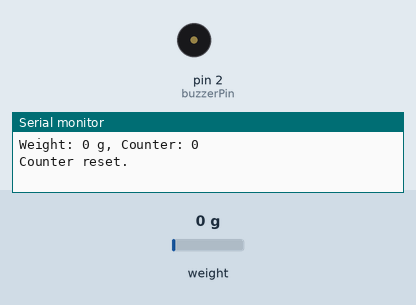
Simulated run of this sketch. Board: Arduino Uno, built with avr-gcc and run on an emulated ATmega328P. On the bench: buzzer (waves = sounding), the last lines printed to the serial monitor. The inputs (shaded band) are chosen by the test bench; at power-on: weight on the scale 0 g. The modem accepts every AT command (registered, SIM ready, sends succeed) and sends nothing else.

Above: at 10.2 s.
10.3 s: weight on the scale set to 3 g
11.8 s: weight on the scale set to 100 g
At 24.88 s:
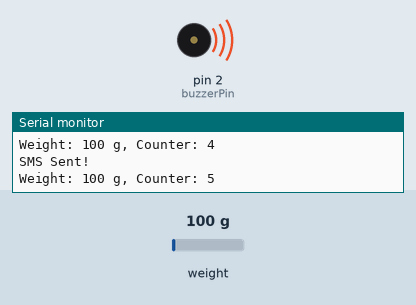
Timing chart, 0 to 26.4 s (numbered marks = the images above; inputs shaded):
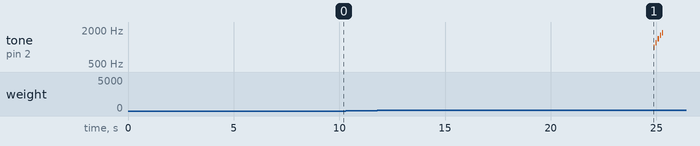

Measured:
- by itself, tone on pin 2 (buzzerPin): plays 1000 Hz for 0.05 s, 1200 Hz for 0.05 s, 1400 Hz for 0.05 s, 1600 Hz for 0.05 s, 1800 Hz for 0.05 s

The sketch:

saline.ino
```cpp
#include <HX711.h>
#include <SoftwareSerial.h>

HX711 scale;
const int buzzerPin = 2;


SoftwareSerial serialSIM800(9, 8);

int a = 0;
int b = 0;

void setup() {
  Serial.begin(9600);
  scale.begin(A1, A0);
  scale.set_scale(454.0);
  scale.tare();
  pinMode(buzzerPin, OUTPUT);


  serialSIM800.begin(9600);

  delay(5000);

  serialSIM800.println("AT");

  delay(3000);

}

void loop() {

  a = (int) scale.get_units();

  Serial.print("Weight: ");
  Serial.print(a);
  Serial.print(" g, Counter: ");
  Serial.println(b);

  if (a > 1 && a < 250) {
    b++;
  } else {
    b = 0;
  }

  if (b % 5 == 0 && b > 0) {

    serialSIM800.println("AT+CMGF=1\r");
    delay(1000);
    serialSIM800.println("AT+CMGS=\"+919361406696\"\r");
    delay(1000);
    serialSIM800.print("Low saline level ");
    serialSIM800.print(a);
    serialSIM800.print(" g.");
    delay(1000);
    serialSIM800.write((char)26);
    Serial.println("SMS Sent!");

    delay(5000);

  }

  if (b > 5) { // Check if the counter is greater than 5
    for (int i = 0; i < 5; i++) { // Play a pattern of five tones
      tone(buzzerPin, 1000 + i * 200); // Play a tone at increasing frequency
      delay(50); // Wait for 50 milliseconds before playing the next tone
      noTone(buzzerPin); // Turn off the tone
      delay(50); // Wait for 50 milliseconds before playing the next tone
    }
  } else {
    noTone(buzzerPin); // Turn off the tone
    digitalWrite(buzzerPin, LOW); // Turn off the buzzer
  }

  if (b == 0) { // Check if the counter is equal to 0
    Serial.println("Counter reset."); // Print a message indicating that the counter has been reset
  }

  delay(1000); // Wait for 1 second before taking another reading
}
```
